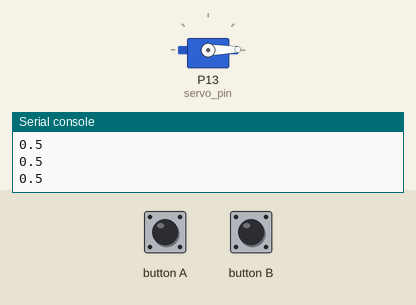
This program was run on a simulated BBC micro:bit running MicroPython. On the bench: servo, the last lines printed to the serial console. The test bench sets the inputs (shaded band). Servo angles are drawn from the pulse width (0.5 ms = 0°, 2.5 ms = 180°).

Above: at 1.2 s.
1.3 s: button A pressed for 1 s
At 3.0 s:
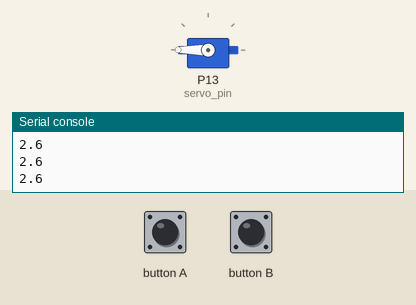
3.8 s: button B pressed for 0.15 s
At 4.5 s:
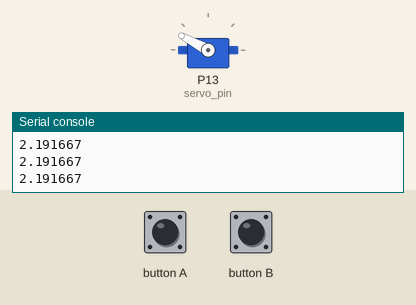
5.4 s: button B pressed for 0.15 s
At 6.2 s:
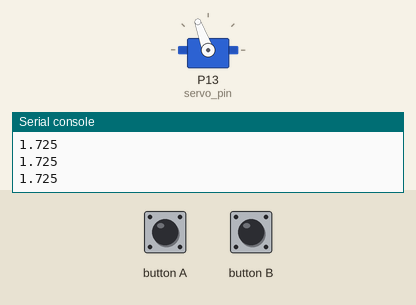
7.0 s: button B pressed for 1 s
At 7.36 s:
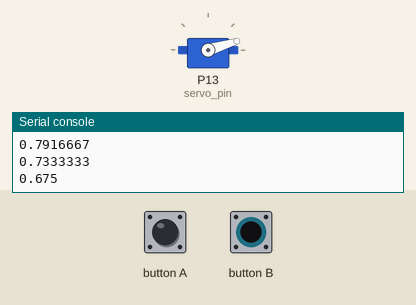
9.5 s: button A pressed for 0.15 s
At 10.3 s:
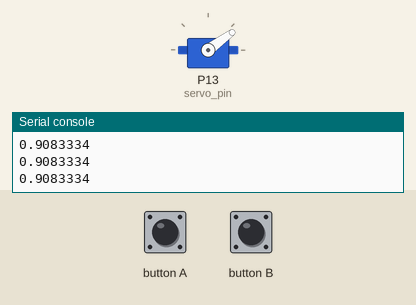
11.1 s: button A pressed for 0.15 s
At 12.4 s:
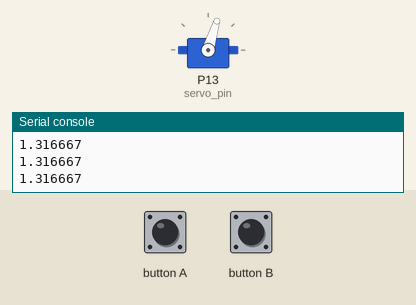
Timing chart, 0 to 13.7 s (numbered marks = the images above; inputs shaded):
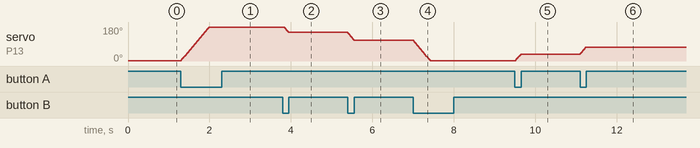

Measured:
- after the input at 1.3 s, servo on P13 (servo_pin): moves from 1° to 180° over 0.69 s, starting at once
- after the input at 3.8 s, servo on P13 (servo_pin): 180° → 152° at once
- after the input at 5.4 s, servo on P13 (servo_pin): 152° → 110° at once
- after the input at 7.0 s, servo on P13 (servo_pin): moves from 110° to 1° over 0.41 s, starting at once
- after the input at 9.5 s, servo on P13 (servo_pin): 1° → 36° at once
- after the input at 11.1 s, servo on P13 (servo_pin): 36° → 73° at once

The program:

servo_button_incr_decr.py
```python
from microbit import *
# Servo control:
# 100 = 1 millisecond pulse all right
# 200 = 2 millisecond pulse all left
# 150 = 1.5 millisecond pulse center

# Set up the servo pin.
# You can choose pinX (where X is the
# number next to the pin on your board)
servo_pin = pin13 # change 13 to the pin you have the yellow/orange wire connected to
servo_pin.set_analog_period(20)

def move_to_angle(angle, min_angle=0, max_angle=180):
    min_width, max_width = 0.5, 2.6
    width = (angle / max_angle) * (max_width - min_width) + min_width
    print(width)
    set_pulse(width)

def set_pulse(width):
    servo_pin.write_analog(1023 * width / 20)

position = 0
MAX_POSITION = 180
MIN_POSITION = 0

while True:
    if button_a.is_pressed():
        position = min(position + 5, MAX_POSITION)
    elif button_b.is_pressed():
        position = max(position - 5, MIN_POSITION)
    move_to_angle(position)
    sleep(20)
```
